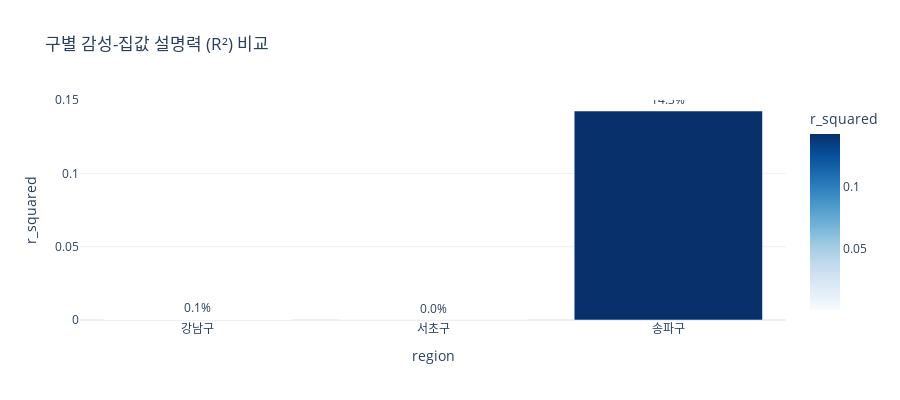

Notebook source saved alongside this figure:
### Code cell
# 시각화 - R² 비교
if len(regression_df) > 0:
    fig_r2 = px.bar(
        regression_df,
        x='region',
        y='r_squared',
        title='구별 감성-집값 설명력 (R²) 비교',
        text=[f'{r:.1%}' for r in regression_df['r_squared']],
        color='r_squared',
        color_continuous_scale='Blues'
    )
    fig_r2.update_traces(textposition='outside')
    fig_r2.update_layout(template='plotly_white', height=400)
    fig_r2.show()

### Figure 1 — Plotly figure (JSON) as saved in the notebook; plotly's stock layout.template omitted (floating-point values rounded to 4 significant figures)
{"data": [{"hovertemplate": "region=%{x}<br>r_squared=%{marker.color}<br>text=%{text}<extra></extra>", "legendgroup": "", "marker": {"color": [0.0006216, 0.0001771, 0.1425], "coloraxis": "coloraxis", "pattern": {"shape": ""}}, "name": "", "orientation": "v", "showlegend": false, "text": ["0.1%", "0.0%", "14.3%"], "textposition": "outside", "type": "bar", "x": ["강남구", "서초구", "송파구"], "xaxis": "x", "y": [0.0006216, 0.0001771, 0.1425], "yaxis": "y"}], "layout": {"barmode": "relative", "coloraxis": {"colorbar": {"title": {"text": "r_squared"}}, "colorscale": [[0, "rgb(247,251,255)"], [0.125, "rgb(222,235,247)"], [0.25, "rgb(198,219,239)"], [0.375, "rgb(158,202,225)"], [0.5, "rgb(107,174,214)"], [0.625, "rgb(66,146,198)"], [0.75, "rgb(33,113,181)"], [0.875, "rgb(8,81,156)"], [1, "rgb(8,48,107)"]]}, "height": 400, "legend": {"tracegroupgap": 0}, "title": {"text": "구별 감성-집값 설명력 (R²) 비교"}, "xaxis": {"anchor": "y", "domain": [0, 1], "title": {"text": "region"}}, "yaxis": {"anchor": "x", "domain": [0, 1], "title": {"text": "r_squared"}}}}
